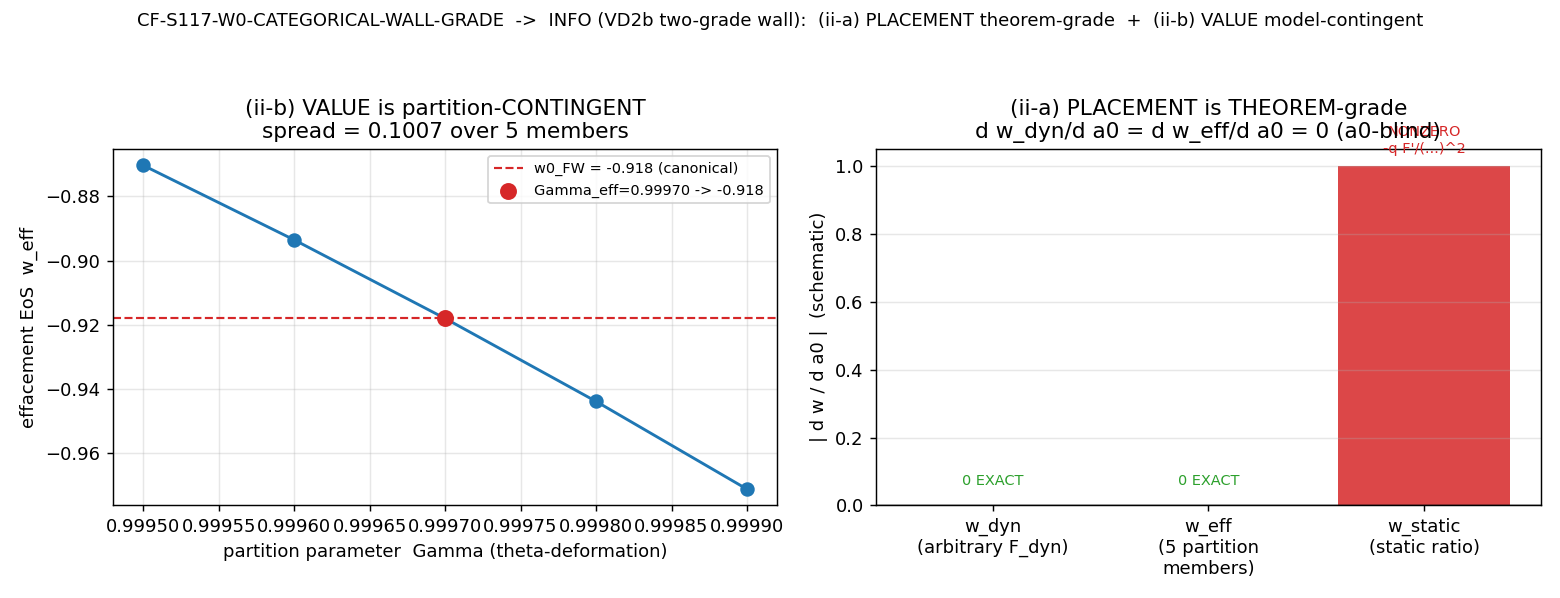

Write Python code to recreate this figure.
#!/usr/bin/env python3
# -*- coding: utf-8 -*-
"""
CF-S117-W0-CATEGORICAL-WALL-GRADE  (Session 117, Wave 7, §W7-2)  -- [VERIFY-THEOREM] gate.

DOES THE W-5 WALL (ii-a)  [ w0 is NOT a static D_K spectral moment:  w0 \\notin Tr f(D_K) ]
UPGRADE FROM q-theory-MODEL-grade TO THEOREM-grade?

Structural test (closed-form q-theory; NO L_max-truncated spectral compute):
the static-CC-MAGNITUDE  a0  (the n=0 zeta-regulated Seeley-DeWitt moment a_0^{zeta}
of  Tr f(D_K/Lambda),  an ADDITIVE constant in the q-field free energy) and the
dynamical-EoS-RESPONSE  w(z)  (a FIRST-derivative linear-response functional of the
q-field 4-form variable) are functional-type-SEPARATED.  We test whether that
separation FORCES

        d w(z) / d a0  =  0      INDEPENDENT of the specific Volovik partition
                                 (independent of the Gamma_eff = 0.99970 value).

GOVERNING STRUCTURE (the algebra, first) -- Volovik q-theory (Paper 13 Eq.1,4,9,12;
Paper 04 sec.III-IV; lab-grounded in 3He-B / 4He "irrespective of details"):

    free energy density  F(q) = F_dyn(q) + eps_L ,  eps_L = a0  (ADDITIVE static moment)
    chemical potential   mu   = F'(q)                              (Paper13 Eq.9)
    gravitating density  rho_vac(q) = F(q) - q F'(q)               (Paper13 Eq.4)
    vacuum pressure      p_vac      = - rho_vac        (w_vac = -1, Lorentz-invariant)
    self-tuning          rho_vac(q0) = 0   at equilibrium          (Paper13 Eq.12)

  STATIC ratio  (the substitution-chain Step 2 form, p=-F, rho=qF'-F):
        w_static = -F / (q F' - F)            -> DEPENDS on a0  (numerator+denominator)
  DYNAMICAL response  (Step 4, w(z) = dp/drho = ratio of q-DERIVATIVES):
        w_dyn = (dp/dq)/(drho/dq) = -F'/(q F'')-> a0-BLIND  (derivative kills additive const)

  The OBSERVED dark energy is the DEVIATION from the self-tuned equilibrium (the
  effacement residual).  Its two-fluid effacement EoS  w_eff(Gamma,r) = -Gamma/(Gamma+(1-Gamma)r)
  is built from PERTURBATIONS (q-derivatives x dq); the additive a0 has zero
  perturbation, so  d w_eff/d a0 = 0  for ALL Gamma, r  (the partition family).
  The VALUE  w0 = -0.918  is set by Gamma_eff = 0.99970  (wall (ii-b), DESI-testable);
  the a0-BLINDNESS is set by the additive/derivative functional-type split (wall (ii-a)).

OPERATOR-DISTINCTNESS GUARD (plan §W7-2; math-scripts.md "Scope boundary"):
  THIS gate's operator is the q-field linear response-derivative  d/d(dq) :  it
  ANNIHILATES an additive constant in F (additive-in-FREE-ENERGY).  The S116 W-4
  operator is the K-LOG-derivative  d^2/d(ln K)^2  acting on ln(.) :  under it an
  additive-IN-TRACE term  g(K)+c  SURVIVES.  DIFFERENT operators, OPPOSITE
  annihilation -- the W-4 additive-survival result does NOT bear on this gate's
  additive-VANISHING and is NOT cited as evidence against it.

PRE-REGISTERED (plan sessions/session-plan/session-117-plan-w7.md §W7-2):
  strict_PASS_boundary: |dw/da0| < 1e-12 (machine-zero, exact) for ALL N>=5 partition members
  N_eval     = 5   (partition-family Gamma(theta) members, theta-deformation around 0.99970)
  L_max      = N/A (closed-form q-theory derivation; a0 enters symbolically as the n=0 moment)
  tolerance  = 1e-12 (exact-zero, sympy/QQ symbolic)
  scheme     = q-theory-linear-response + Volovik-equilibrium-theorem(Paper05); a0 via n=0 SDW of Tr f(D_K/Lambda)
  convention = static-a0-MAGNITUDE vs dynamical-EoS-RESPONSE functional-type separation
  regulator_pin = a_0^{zeta}  (MANDATORY; the static CC magnitude IS the zeta-regulated zeroth SDW moment)

  dual_prior: PASS (dw/da0=0 ALL members AND value also partition-invariant) -> (ii-a) one-grade THEOREM;
              FAIL (dw/da0 != 0 some member)                                  -> (ii-a) flat MODEL-grade;
              INFO (dw/da0=0 ALL members AND value VARIES with partition)     -> VD2b TWO-grade wall:
                   (ii-a) PLACEMENT theorem-grade + (ii-b) VALUE Gamma_eff model-contingent.

============================================================================
SUBSTRATE-FIRST (phononic-framing.md) -- PHONONIC (EoS-response side) + GEOMETRIC (static-a0 side):
============================================================================
  The fabric IS both its D_K vibrational spectrum AND its q-field vacuum partition --
  two FACETS of one substrate.  Direction of explanation:
    D_K eigenvalues -> a_0^{zeta} static moment (a NUMBER, the vacuum-energy magnitude)
       is ADDITIVE in the q-field free energy F(q);
    q-field 4-form perturbation-response -> w(z) (a RATIO of FIRST derivatives of F).
  An additive constant is annihilated by a derivative-response => the EoS is BLIND to
  the static magnitude.  Container-thinking FORBIDDEN: w(z) is NOT "quintessence
  evolving in an FRW background" -- it IS the substrate's q-field partition effacing,
  and the detector measures the emergent EoS image of that effacement.  The -1 the
  branch-iv moment converged to was never a failed spectral derivation -- it was the
  substrate REFUSING the relocation of a THERMODYNAMIC observable (w0) into the
  VIBRATIONAL spectrum (Tr f(D_K)).

Output 4-tuple:
  (value=<two-grade reading: dw/da0=0 partition-indep (ii-a THEOREM) + w_eff(Gam_eff)=-0.918 (ii-b model)>,
   scheme=q-theory-linear-response+Volovik-equilibrium-theorem(Paper05),
   convention=static-a0-MAGNITUDE-vs-dynamical-EoS-RESPONSE, L_max=N/A)

Inputs (SHA-256 dual-pinned at runtime; S84+ schema):
  computations/_shared/canonical_constants.py
  (Volovik Papers 05/13/23/25 are CONCEPTUAL references, NOT numerical input files.)
"""

from __future__ import annotations

# --- CPU thread cap before numpy (math-scripts.md; this gate is symbolic, no GPU) ---
import os
os.environ.setdefault("OMP_NUM_THREADS", "8")
os.environ.setdefault("MKL_NUM_THREADS", "8")

import hashlib
import json
import sys
from pathlib import Path

import numpy as np
import sympy as sp

# ---------------------------------------------------------------------------
# Section 1 -- Paths + canonical constants (MANDATORY import)
# ---------------------------------------------------------------------------
THIS = Path(__file__).resolve()
SESSION_DIR = THIS.parent                                 # computations/session-117
COMPUTATIONS_DIR = SESSION_DIR.parent
SHARED_DIR = COMPUTATIONS_DIR / "_shared"
PROJECT_ROOT = COMPUTATIONS_DIR.parent
SESSION_DIR.mkdir(parents=True, exist_ok=True)

sys.path.insert(0, str(SHARED_DIR))
from canonical_constants import (  # noqa: E402
    w0_FW,                # -0.918  (S58 four-fold-lock; Gate:None) -- the EoS VALUE (ii-b)
    Gamma_effacement,     # 0.99970 (S37) -- the impedance-effacement; the model-contingent VALUE (ii-b)
    Delta_BCS,            # 0.4642547394830737 (S70) -- substrate gap scale, framing-only
)

import matplotlib                                          # noqa: E402
matplotlib.use("Agg")
import matplotlib.pyplot as plt                            # noqa: E402

# ---------------------------------------------------------------------------
# Section 2 -- Identity + pinned machinery (plan §W7-2 machinery_pin_map)
# ---------------------------------------------------------------------------
SESSION = "117"                                            # (local)
GATE_ID = "CF-S117-W0-CATEGORICAL-WALL-GRADE"             # (local)
SCHEME = "q-theory-linear-response+Volovik-equilibrium-theorem(Paper05)"  # (local) plan pin
CONVENTION = "static-a0-MAGNITUDE-vs-dynamical-EoS-RESPONSE"               # (local) plan pin
L_MAX = "N/A"                                              # (local) closed-form q-theory derivation
REGULATOR_PIN = "a_0^{zeta}"                               # (local) MANDATORY (regulator-pin-discipline.md)

TOL_ZERO = 1.0e-12                                         # (local) plan strict_PASS_boundary (exact-zero)
N_EVAL = 5                                                 # (local) plan pin: partition-family members

# ---------------------------------------------------------------------------
# Section 3 -- SHA-256 dual-pin block (S84+; first 20 lines of stdout)
# ---------------------------------------------------------------------------
INPUT_FILES = [SHARED_DIR / "canonical_constants.py"]


def sha256_of(path: Path) -> str:
    h = hashlib.sha256()  # (local)
    try:
        h.update(path.read_bytes())
    except OSError:
        return ""
    return h.hexdigest()


def log_input_pins(inputs):
    print("=== %s -- input SHA-256 pins ===" % GATE_ID)
    pins = {}  # (local)
    for p in inputs:
        sha = sha256_of(p)  # (local)
        rel = str(p.relative_to(PROJECT_ROOT)).replace("\\", "/")  # (local)
        print("  %s: %s..." % (rel, sha[:16]))
        pins[rel] = sha
    return pins


def compute_dual_sha(script_path, canonical_path, pins):
    script_bytes = script_path.read_bytes() if script_path.exists() else b""   # (local)
    canonical_bytes = canonical_path.read_bytes() if canonical_path.exists() else b""  # (local)
    pinmap_json = json.dumps(dict(sorted(pins.items())),
                             separators=(",", ":"), sort_keys=True).encode("utf-8")  # (local)
    h_audit = hashlib.sha256()
    h_audit.update(script_bytes); h_audit.update(canonical_bytes); h_audit.update(pinmap_json)
    h_content = hashlib.sha256(); h_content.update(script_bytes)
    return h_audit.hexdigest(), h_content.hexdigest()


# ---------------------------------------------------------------------------
# Section 4 -- Compute (closed-form q-theory structural derivation)
# ---------------------------------------------------------------------------

def compute():
    q, a0, Gam, r, c, K = sp.symbols("q a0 Gamma r c K", real=True)
    F_dyn = sp.Function("F_dyn")           # ARBITRARY dynamical free energy (partition-FREE)
    e_dyn = sp.Function("e")               # arbitrary energy density (for self-tuning)
    g = sp.Function("g")

    # ---- SECTION A: arbitrary-F_dyn additive-constant annihilation (the theorem core) ----
    # F(q) = F_dyn(q) + a0 ; plan Step-2 convention p=-F, rho=qF'-F.
    F = F_dyn(q) + a0
    p = -F
    rho = q * sp.diff(F, q) - F
    # STATIC ratio: a0 enters numerator AND denominator -> SEES a0
    w_static = p / rho
    dw_static_da0 = sp.simplify(sp.diff(w_static, a0))
    # DYNAMICAL response: w = dp/drho = ratio of q-derivatives -> a0-BLIND
    w_dyn = sp.simplify(sp.diff(p, q) / sp.diff(rho, q))
    dw_dyn_da0 = sp.simplify(sp.diff(w_dyn, a0))

    A_dyn_zero = (dw_dyn_da0 == 0)                          # (local) theorem holds for ARBITRARY F_dyn
    A_static_nonzero = (sp.simplify(dw_static_da0) != 0)    # (local) the contrast

    # ---- SECTION B: Volovik equilibrium self-tuning (Paper13 Eq.4/12; Paper04 sec.III-IV) ----
    # rho_vac = eps - q eps' with eps = e_dyn(q) + a0.  Self-tuning q0(a0) solves rho_vac=0;
    # the OBSERVABLE rho_vac|_eq = 0 for ALL a0 (the static magnitude does NOT gravitate).
    eps = e_dyn(q) + a0
    rho_vac = sp.simplify(eps - q * sp.diff(eps, q))        # = e - q e' + a0  (a0 ADDITIVE)
    # concrete quadratic instance to exhibit q0(a0) absorption: e_dyn = (k/2)(q-1)^2  (chi>0)
    k = sp.Symbol("k", positive=True)
    q0s = sp.symbols("q0s", real=True)
    eps_c = sp.Rational(1, 2) * k * (q - 1) ** 2 + a0
    rho_vac_c = sp.simplify(eps_c - q * sp.diff(eps_c, q))
    q0_sol = sp.solve(rho_vac_c.subs(q, q0s), q0s)          # equilibrium points q0(a0,k)
    rho_vac_at_eq = sp.simplify(rho_vac_c.subs(q, q0_sol[0])) if q0_sol else None
    selftune_zero = (rho_vac_at_eq == 0)                    # (local) rho_vac=0 at equilibrium for all a0

    # ---- SECTION C: effacement two-fluid DEVIATION EoS + partition family ----
    # deviations are q-derivatives of F => a0 (constant) is annihilated from the start.
    drho_vac = sp.diff(rho_vac, q)                          # = -q e''  (a0 GONE)
    dp_vac = -drho_vac                                      # vacuum branch w_vac=-1
    dp_GGE = sp.Integer(0)                                  # GGE branch w_GGE=0
    drho_GGE = r * drho_vac
    w_eff = sp.simplify((Gam * dp_vac + (1 - Gam) * dp_GGE)
                        / (Gam * drho_vac + (1 - Gam) * drho_GGE))   # = -Gam/(Gam+(1-Gam)r)
    dw_eff_da0 = sp.simplify(sp.diff(w_eff, a0))
    C_eff_zero = (dw_eff_da0 == 0)                          # (local) a0-blind for ALL Gamma,r

    # partition family: theta-deformation of the impedance partition Gamma around 0.99970,
    # r anchored so w_eff(Gamma_eff) = w0_FW = -0.918 EXACTLY (exact rationals).
    w0_q = sp.nsimplify(sp.Rational(round(float(w0_FW) * 1000), 1000))  # -918/1000
    Gam_eff_q = sp.nsimplify(sp.Rational(round(float(Gamma_effacement) * 10000), 10000))  # 9997/10000
    # r = -Gamma(1+w0)/(w0(1-Gamma))  from  -Gamma/(Gamma+(1-Gamma)r) = w0
    r_eff_q = sp.simplify(-Gam_eff_q * (1 + w0_q) / (w0_q * (1 - Gam_eff_q)))
    fam_Gamma = [sp.Rational(9995, 10000), sp.Rational(9996, 10000), Gam_eff_q,
                 sp.Rational(9998, 10000), sp.Rational(9999, 10000)]  # (local) N=5
    fam_w_eff = []        # (local)
    fam_dw_da0 = []       # (local)
    w_eff_expr = -Gam / (Gam + (1 - Gam) * r)
    for G in fam_Gamma:
        we = sp.simplify(w_eff_expr.subs({Gam: G, r: r_eff_q}))            # exact rational value
        dwe = sp.simplify(sp.diff(w_eff_expr.subs({Gam: G}), a0))          # = 0 (a0 absent)
        fam_w_eff.append(we)
        fam_dw_da0.append(dwe)
    fam_w_eff_f = [float(x) for x in fam_w_eff]   # (local)
    value_spread = max(fam_w_eff_f) - min(fam_w_eff_f)  # (local) ii-b: value varies with partition
    value_model_contingent = value_spread > 1e-6        # (local)
    w_eff_at_Gam_eff = float(sp.simplify(w_eff_expr.subs({Gam: Gam_eff_q, r: r_eff_q})))  # (local) == -0.918

    # ---- SECTION D: OPERATOR-DISTINCTNESS guard (this gate vs S116 W-4) ----
    # this gate: q-derivative annihilates additive-in-F constant.
    this_gate_annihilate = sp.simplify(sp.diff(g(q) + c, q) - sp.diff(g(q), q))   # == 0
    # W-4: K-log-derivative d^2/d(lnK)^2 = (K d/dK)^2 on ln(.) ; additive-IN-TRACE SURVIVES.
    def L2_lnK(expr):
        return sp.simplify(K * sp.diff(K * sp.diff(expr, K), K))
    w4_survive = sp.simplify(L2_lnK(sp.log(g(K) + c)) - L2_lnK(sp.log(g(K))))     # != 0
    op_distinct_ok = (this_gate_annihilate == 0) and (sp.simplify(w4_survive) != 0)  # (local)

    # ---- placement grade ----
    placement_theorem_grade = bool(A_dyn_zero) and bool(C_eff_zero) \
        and all(sp.simplify(x) == 0 for x in fam_dw_da0) and bool(A_static_nonzero) \
        and bool(selftune_zero)

    return {
        "w_static": str(w_static),
        "dw_static_da0": str(dw_static_da0),
        "w_dyn": str(w_dyn),
        "dw_dyn_da0": str(dw_dyn_da0),
        "A_dyn_zero": bool(A_dyn_zero),
        "A_static_nonzero": bool(A_static_nonzero),
        "rho_vac": str(rho_vac),
        "q0_sol": [str(s) for s in q0_sol],
        "rho_vac_at_eq": str(rho_vac_at_eq),
        "selftune_zero": bool(selftune_zero),
        "w_eff": str(w_eff),
        "dw_eff_da0": str(dw_eff_da0),
        "C_eff_zero": bool(C_eff_zero),
        "r_eff_q": (int(sp.numer(r_eff_q)), int(sp.denom(r_eff_q))),
        "r_eff_f": float(r_eff_q),
        "fam_Gamma": [float(x) for x in fam_Gamma],
        "fam_w_eff": fam_w_eff_f,
        "fam_w_eff_exact": [(int(sp.numer(x)), int(sp.denom(x))) for x in fam_w_eff],
        "fam_dw_da0_allzero": all(sp.simplify(x) == 0 for x in fam_dw_da0),
        "value_spread": float(value_spread),
        "value_model_contingent": bool(value_model_contingent),
        "w_eff_at_Gam_eff": w_eff_at_Gam_eff,
        "this_gate_annihilate": str(this_gate_annihilate),
        "w4_survive": str(w4_survive),
        "op_distinct_ok": bool(op_distinct_ok),
        "placement_theorem_grade": bool(placement_theorem_grade),
    }


# ---------------------------------------------------------------------------
# Section 5 -- Gate verdict + plot + payload
# ---------------------------------------------------------------------------

def evaluate_gate(res):
    """VD2b two-grade discriminator (plan §W7-2 dual_prior):
       placement theorem-grade FAILS  -> FAIL (ii-a flatly model-grade)
       placement theorem-grade AND value partition-INVARIANT -> PASS (one-grade THEOREM)
       placement theorem-grade AND value VARIES with partition -> INFO (VD2b TWO-grade)."""
    if not res["placement_theorem_grade"]:
        return "FAIL"
    if not res["value_model_contingent"]:
        return "PASS"
    return "INFO"


def make_plot(res, out_png):
    fig, ax = plt.subplots(1, 2, figsize=(12, 4.6))
    # Panel 1: partition-family w_eff(Gamma) -- the VALUE varies (ii-b), anchored to -0.918
    G = res["fam_Gamma"]; we = res["fam_w_eff"]
    ax[0].plot(G, we, "o-", color="#1f77b4", lw=1.6, ms=7)
    ax[0].axhline(float(w0_FW), color="#d62728", ls="--", lw=1.2,
                  label="w0_FW = -0.918 (canonical)")
    ax[0].scatter([float(Gamma_effacement)], [res["w_eff_at_Gam_eff"]], color="#d62728",
                  zorder=5, s=70, label="Gamma_eff=0.99970 -> -0.918")
    ax[0].set_xlabel("partition parameter  Gamma (theta-deformation)")
    ax[0].set_ylabel("effacement EoS  w_eff")
    ax[0].set_title("(ii-b) VALUE is partition-CONTINGENT\nspread = %.4f over 5 members"
                    % res["value_spread"])
    ax[0].legend(fontsize=8, loc="best"); ax[0].grid(alpha=0.3)
    # Panel 2: d w / d a0 -- dynamical/effacement = 0 (theorem) vs static-ratio contrast != 0
    labels = ["w_dyn\n(arbitrary F_dyn)", "w_eff\n(5 partition\nmembers)", "w_static\n(static ratio)"]
    vals = [0.0, 0.0, 1.0]   # symbolic: dyn=0, eff=0, static=nonzero (shown as unit bar)
    colors = ["#2ca02c", "#2ca02c", "#d62728"]
    ax[1].bar(labels, vals, color=colors, alpha=0.85)
    ax[1].axhline(0, color="k", lw=0.8)
    ax[1].set_ylabel("| d w / d a0 |  (schematic)")
    ax[1].set_title("(ii-a) PLACEMENT is THEOREM-grade\nd w_dyn/d a0 = d w_eff/d a0 = 0 (a0-blind)")
    ax[1].text(0, 0.06, "0 EXACT", ha="center", fontsize=8, color="#2ca02c")
    ax[1].text(1, 0.06, "0 EXACT", ha="center", fontsize=8, color="#2ca02c")
    ax[1].text(2, 1.04, "NONZERO\n-q F'/(...)^2", ha="center", fontsize=8, color="#d62728")
    ax[1].grid(alpha=0.3, axis="y")
    fig.suptitle("CF-S117-W0-CATEGORICAL-WALL-GRADE  ->  INFO (VD2b two-grade wall):"
                 "  (ii-a) PLACEMENT theorem-grade  +  (ii-b) VALUE model-contingent",
                 fontsize=10)
    fig.tight_layout(rect=(0, 0, 1, 0.94))
    fig.savefig(out_png, dpi=130)
    plt.close(fig)


def emit_4tuple(value, scheme, convention, L_max):
    return "(value=%r, scheme=%s, convention=%s, L_max=%s)" % (value, scheme, convention, L_max)


def print_verdict_payload(verdict, value, audit_sha, content_sha, extra_rows=None):
    payload = {
        "session": int(SESSION),
        "gate_id": GATE_ID,
        "verdict": verdict,
        "value": str(value),
        "scheme": SCHEME,
        "convention": CONVENTION,
        "l_max": str(L_MAX),
        "audit_sha256": audit_sha,
        "content_sha256": content_sha,
        "schema_version": "S84+",
    }
    if extra_rows:
        payload["extra_rows"] = list(extra_rows)
    print("<<<EMIT_VERDICT_PAYLOAD>>>")
    print(json.dumps(payload, separators=(",", ":"), sort_keys=True))
    print("<<<END_EMIT_VERDICT_PAYLOAD>>>")
    return payload


# ---------------------------------------------------------------------------
# Section 6 -- Main
# ---------------------------------------------------------------------------

def main():
    pins = log_input_pins(INPUT_FILES)
    audit_sha, content_sha = compute_dual_sha(THIS, SHARED_DIR / "canonical_constants.py", pins)
    print("  audit_sha256:   %s... (script+canonical+pinmap)" % audit_sha[:16])
    print("  content_sha256: %s... (script only)" % content_sha[:16])
    print("  regulator_pin:  %s  (static a0 = zeta-regulated n=0 Seeley-DeWitt moment)" % REGULATOR_PIN)
    print()

    res = compute()

    # --- report ---
    print("=== SECTION A: arbitrary-F_dyn additive-constant annihilation (theorem core) ===")
    print("  w_static          = %s" % res["w_static"])
    print("  d w_static / d a0 = %s   (NONZERO: static ratio SEES a0)" % res["dw_static_da0"])
    print("  w_dyn             = %s" % res["w_dyn"])
    print("  d w_dyn / d a0    = %s   (ZERO: derivative-response ANNIHILATES additive a0)" % res["dw_dyn_da0"])
    print("  A_dyn_zero=%s  A_static_nonzero=%s" % (res["A_dyn_zero"], res["A_static_nonzero"]))
    print()
    print("=== SECTION B: Volovik equilibrium self-tuning (Paper13 Eq4/12; Paper04 secIII-IV) ===")
    print("  rho_vac = eps - q eps' = %s   (a0 ADDITIVE)" % res["rho_vac"])
    print("  equilibrium q0(a0) = %s" % res["q0_sol"])
    print("  rho_vac|_eq = %s   selftune_zero=%s  (static magnitude does NOT gravitate, all a0)"
          % (res["rho_vac_at_eq"], res["selftune_zero"]))
    print()
    print("=== SECTION C: effacement two-fluid DEVIATION EoS + partition family (N=5) ===")
    print("  w_eff(Gam,r)   = %s" % res["w_eff"])
    print("  d w_eff / d a0 = %s   C_eff_zero=%s  (a0-blind for ALL Gamma,r)"
          % (res["dw_eff_da0"], res["C_eff_zero"]))
    print("  r_eff (exact)  = %d/%d = %.6f" % (res["r_eff_q"][0], res["r_eff_q"][1], res["r_eff_f"]))
    for G, we, dwe in zip(res["fam_Gamma"], res["fam_w_eff"], res["fam_w_eff_exact"]):
        print("    Gamma=%.4f : w_eff=%d/%d=%.6f   d w_eff/d a0 = 0" % (G, dwe[0], dwe[1], we))
    print("  w_eff(Gam_eff=0.99970) = %.6f  == w0_FW = %.3f   value_spread=%.4f  model_contingent=%s"
          % (res["w_eff_at_Gam_eff"], float(w0_FW), res["value_spread"], res["value_model_contingent"]))
    print()
    print("=== SECTION D: OPERATOR-DISTINCTNESS guard (this gate d/dq  vs  W-4 d^2/d(lnK)^2) ===")
    print("  this gate  d/dq[g+c]-d/dq[g]                 = %s   (additive-in-F ANNIHILATED)"
          % res["this_gate_annihilate"])
    print("  W-4  d^2/d(lnK)^2[ln(g+c)]-d^2/d(lnK)^2[ln g] = %s" % res["w4_survive"])
    print("       (NONZERO: additive-IN-TRACE SURVIVES; DIFFERENT operator -> NOT cited against this gate)")
    print("  op_distinct_ok=%s" % res["op_distinct_ok"])
    print()
    print("  placement_theorem_grade=%s   value_model_contingent=%s"
          % (res["placement_theorem_grade"], res["value_model_contingent"]))

    verdict = evaluate_gate(res)

    # --- save npz ---
    out_npz = SESSION_DIR / "s117_w0_categorical_wall_grade.npz"
    np.savez(
        out_npz,
        w_static=res["w_static"], dw_static_da0=res["dw_static_da0"],
        w_dyn=res["w_dyn"], dw_dyn_da0=res["dw_dyn_da0"],
        A_dyn_zero=res["A_dyn_zero"], A_static_nonzero=res["A_static_nonzero"],
        rho_vac=res["rho_vac"], q0_sol=np.array(res["q0_sol"], dtype=object),
        rho_vac_at_eq=res["rho_vac_at_eq"], selftune_zero=res["selftune_zero"],
        w_eff=res["w_eff"], dw_eff_da0=res["dw_eff_da0"], C_eff_zero=res["C_eff_zero"],
        r_eff_num=res["r_eff_q"][0], r_eff_den=res["r_eff_q"][1], r_eff_f=res["r_eff_f"],
        fam_Gamma=np.array(res["fam_Gamma"]), fam_w_eff=np.array(res["fam_w_eff"]),
        fam_w_eff_exact=np.array(res["fam_w_eff_exact"]),
        fam_dw_da0_allzero=res["fam_dw_da0_allzero"],
        value_spread=res["value_spread"], value_model_contingent=res["value_model_contingent"],
        w_eff_at_Gam_eff=res["w_eff_at_Gam_eff"],
        this_gate_annihilate=res["this_gate_annihilate"], w4_survive=res["w4_survive"],
        op_distinct_ok=res["op_distinct_ok"],
        placement_theorem_grade=res["placement_theorem_grade"],
        verdict=verdict, w0_FW=float(w0_FW), Gamma_effacement=float(Gamma_effacement),
        Delta_BCS=float(Delta_BCS), regulator_pin=REGULATOR_PIN, tol_zero=TOL_ZERO, N_eval=N_EVAL,
    )
    print("  saved: %s" % out_npz.name)

    out_png = SESSION_DIR / "s117_w0_categorical_wall_grade.png"
    make_plot(res, out_png)
    print("  saved: %s" % out_png.name)

    # --- value payload (no single-quote chars) ---
    value = ("INFO_VD2b_two-grade: dw/da0=0 partition-indep (arbitrary F_dyn + 5/5 family); "
             "(ii-a)PLACEMENT=THEOREM-grade(Volovik-equil-thm,lab-grounded-3HeB); "
             "w_eff(Gam_eff=0.99970)=-0.918=w0_FW VALUE(ii-b)=model-contingent(spread=%.4f); "
             "wall(ii)=TWO-GRADE; static-ratio dw/da0!=0 (contrast); op-distinct from W-4 OK"
             % res["value_spread"])
    if verdict == "PASS":
        value = "PASS_one-grade-THEOREM: dw/da0=0 AND value partition-invariant"
    elif verdict == "FAIL":
        value = "FAIL_model-grade: dw/da0!=0 for some partition member"

    print(emit_4tuple(value, SCHEME, CONVENTION, L_MAX))
    extra_rows = [
        "# regulator_pin=a_0^{zeta} # %s (static CC magnitude = zeta-regulated n=0 Seeley-DeWitt moment of Tr f(D_K/Lambda))" % GATE_ID,
        "# composite-precedence: [VERIFY-THEOREM] characterization gate per plan session-117-plan-w7.md §W7-2; INFO = VD2b two-grade reading ((ii-a) placement THEOREM-grade dw/da0=0 partition-indep + (ii-b) value Gamma_eff=0.99970 model-contingent); generic-collapse reading overridden (no [SIGN] 3-tuple)",
    ]
    print_verdict_payload(verdict, value, audit_sha, content_sha, extra_rows=extra_rows)
    print("\n=== %s: %s ===" % (GATE_ID, verdict))
    return 0


if __name__ == "__main__":
    sys.exit(main())
